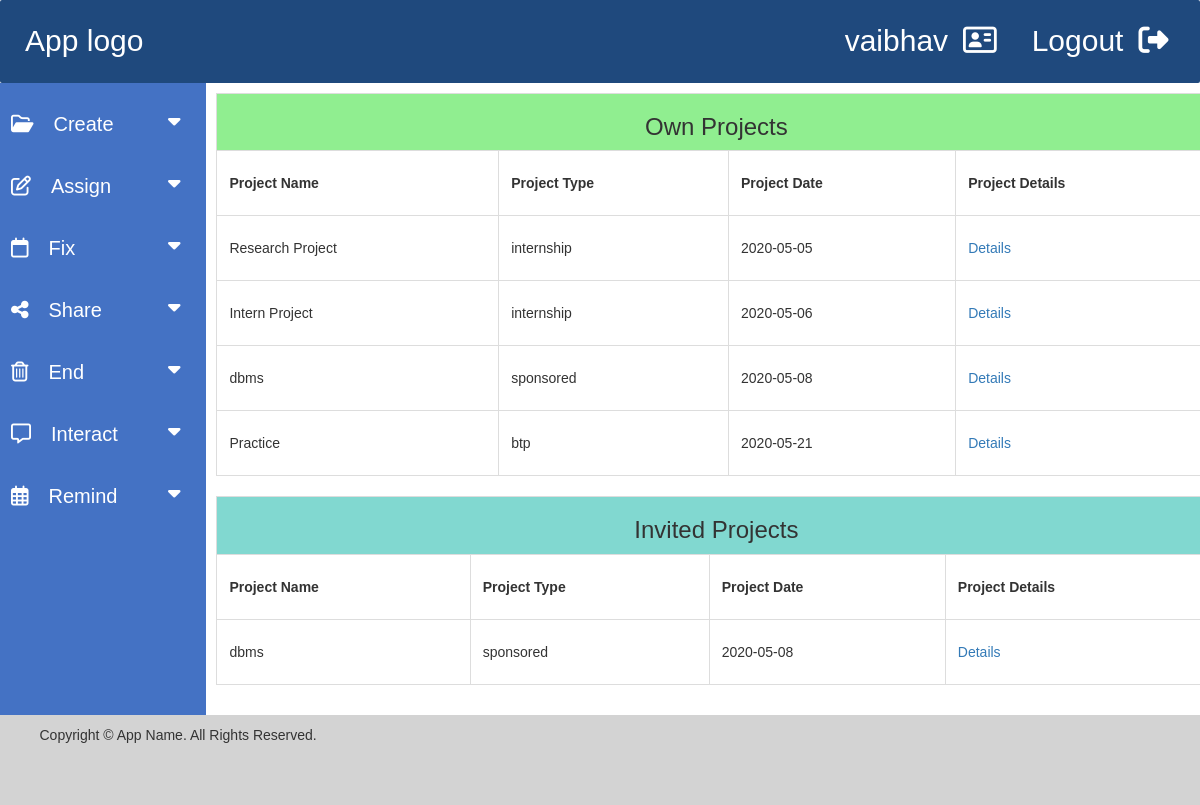
Page /allprojects.php (signed in) on the committed database.
### tables this page shows
CREATE TABLE `projects` (
  `id` int NOT NULL,
  `projectname` varchar(255) DEFAULT NULL,
  `projecttype` varchar(255) DEFAULT NULL,
  `projectdesc` text,
  `projectdate` date DEFAULT NULL,
  `userid` int DEFAULT NULL
);

CREATE TABLE `inviterequest` (
  `id` int NOT NULL,
  `projectid` int NOT NULL,
  `receivername` varchar(255) NOT NULL,
  `curstatus` int NOT NULL,
  `userid` int NOT NULL
);

### allprojects.php (the view, shortened to what this page needs)
<?php
include_once 'source/db_connect.php';
$id = $_SESSION['id'];
$useremail = $_SESSION['email'];
$query = "SELECT * FROM inviterequest, projects, users WHERE inviterequest.projectid = projects.id AND projects.userid = users.id AND receivername = :useremail AND curstatus=1";
$result_display_invited_projects = $conn->prepare($query);
$result_display_invited_projects->bindParam(':useremail', $useremail);
$result_display_invited_projects->execute();
$query = "select * from projects where userid = $id";
$result_project =$conn->prepare($query);
$result_project->execute();
?>
<!DOCTYPE html>
<html lang="en">
<head>
  <link rel="stylesheet" href="https://maxcdn.bootstrapcdn.com/bootstrap/3.4.1/css/bootstrap.min.css">
<link rel="stylesheet" href="landingpage.css">
<link rel="stylesheet" href="https://cdnjs.cloudflare.com/ajax/libs/font-awesome/4.7.0/css/font-awesome.min.css">
<link rel="stylesheet" href="font-awesome.css">
</head>
<body>
  <div class="header">
    <a href="landingpage.php" style="margin-left: 5px;">App logo</a>
    <div id="logout">Logout<a href="logout.php"><i class="fas fa-sign-out-alt" style="margin-left: 15px;"></i></a></div>
    <div id="usertype"><?php echo $_SESSION['username'] ?><a href="#"><i class="far fa-address-card" style="margin-left: 15px;"></i></a></div>
 </div>
<div class="row">
<div class="sidenav" id="sidenav">
    <button class="dropdown-btn"><i class='far fa-folder-open' style="margin-right: 20px;"></i>Create
      <i class="fa fa-caret-down"></i>
    </button>
    <button class="dropdown-btn"><i class='far fa-edit' style="margin-right: 20px;"></i>Assign
      <i class="fa fa-caret-down"></i>
    </button>
    <button class="dropdown-btn"><i class="far fa-calendar" style="margin-right: 20px;"></i>Fix
      <i class="fa fa-caret-down"></i>
    </button>
    <button class="dropdown-btn"><i class="fas fa-share-alt" style="margin-right: 20px;"></i>Share
      <i class="fa fa-caret-down"></i>
    </button>
    <button class="dropdown-btn"><i class="far fa-trash-alt" style="margin-right: 20px;"></i>End
      <i class="fa fa-caret-down"></i>
    </button>
    <button class="dropdown-btn"><i class='far fa-comment-alt' style="margin-right: 20px;"></i>Interact
      <i class="fa fa-caret-down"></i>
    </button>
    <button class="dropdown-btn"><i class='far fa-calendar-alt' style="margin-right: 20px;"></i>Remind
      <i class="fa fa-caret-down"></i>
    </button>
  </div>
<div class="main" id="main">
<table align="center" style="width:1000px; line-height:40px; border: 1px solid #ddd;">
      <tr>
        <th colspan="5" style="background-color:lightgreen; text-align:center;"><h3>Own Projects</h3></th>
      </tr>
      <tr>
        <th style="padding:12px; border: 1px solid #ddd;">Project Name</th>
        <th style="padding:12px; border: 1px solid #ddd;">Project Type</th>
        <th style="padding:12px; border: 1px solid #ddd;">Project Date</th>
        <th style="padding:12px; border: 1px solid #ddd;">Project Details</th>
      </tr>
      <?php
        while($rows=$result_project->fetch(PDO::FETCH_ASSOC)){
            echo "
            <tr>
            <td style=\"padding:12px; border: 1px solid #ddd;\">".$rows['projectname']."</td>
            <td style=\"padding:12px; border: 1px solid #ddd;\">".$rows['projecttype']."</td>
            <td style=\"padding:12px; border: 1px solid #ddd;\">".$rows['projectdate']."</td>
            <td style=\"padding:12px; border: 1px solid #ddd;\"><a href = 'details.php?rn=$rows[id]'>Details</td>
            </tr>
            ";
        }
        ?>
 </table>
  <br>
  <table align="center" style="width:1000px; line-height:40px; border: 1px solid #ddd;">
      <tr>
        <th colspan="5" style="background-color:#81d8d0; text-align:center;"><h3>Invited Projects</h3></th>
      </tr>
      <tr>
        <th style="padding:12px; border: 1px solid #ddd;">Project Name</th>
        <th style="padding:12px; border: 1px solid #ddd;">Project Type</th>
        <th style="padding:12px; border: 1px solid #ddd;">Project Date</th>
        <th style="padding:12px; border: 1px solid #ddd;">Project Details</th>
      </tr>
      <?php
        while($rows=$result_display_invited_projects->fetch(PDO::FETCH_ASSOC)){
            echo "
            <tr>
            <td style=\"padding:12px; border: 1px solid #ddd;\">".$rows['projectname']."</td>
            <td style=\"padding:12px; border: 1px solid #ddd;\">".$rows['projecttype']."</td>
            <td style=\"padding:12px; border: 1px solid #ddd;\">".$rows['projectdate']."</td>
            <td style=\"padding:12px; border: 1px solid #ddd;\"><a href = 'invitedprojectdetails.php?rn=$rows[projectid]'>Details</td>
            </tr>
            ";
        }
        ?>
 </table>
   <br>
</div>
</div>
<div class="footer">
    <p class="copyright">Copyright © App Name. All Rights Reserved.</p>
</div>
</body>
</html>

### landingpage.css (style rules this page uses)
* { box-sizing: border-box; }
body { font-family: Arial, Helvetica, sans-serif; }
.header { background-color: #1f497d; padding: 20px; color:white; font-size: 30px; position: -webkit-sticky; position: sticky; top:0; border-radius:2px ; z-index: 100; }
.header a { color:white; }
#usertype { float: right; color: white; margin-right: 3%; }
#logout { float: right; color: white; margin-right: 1%; }
.sidenav { float: left; width: 18%; padding: 10px; height: auto; background: #4472C4; }
.main { background-color: white; float: left; width: 80%; padding: 10px; height: auto; }
.dropdown-btn { padding: 6px 8px 6px 16px; text-decoration: none; font-size: 20px; color: white; display: block; border: none; line-height: 2.5; background: none; width: 100%; text-align: left; cursor: pointer; outline: none; }
.fa-caret-down { float: right; margin-top: 12.5px; padding-right: 8px; }
.row:after { content: ""; display: table; clear: both; }
.footer { background-color: lightgrey; padding: 10px; height: 90px; }
.copyright { margin-left:2.5%; }

### rows in the picture
projects: projectname "Research Project", projecttype "internship", projectdate "2020-05-05"
projects: projectname "Intern Project", projecttype "internship", projectdate "2020-05-06"
projects: projectname "dbms", projecttype "sponsored", projectdate "2020-05-08"
projects: projectname "Practice", projecttype "btp", projectdate "2020-05-21"
inviterequest: projectid.projectname "dbms", projectid.projecttype "sponsored", projectid.projectdate "2020-05-08"

### other values in the picture
$_SESSION['username'] "vaibhav"
